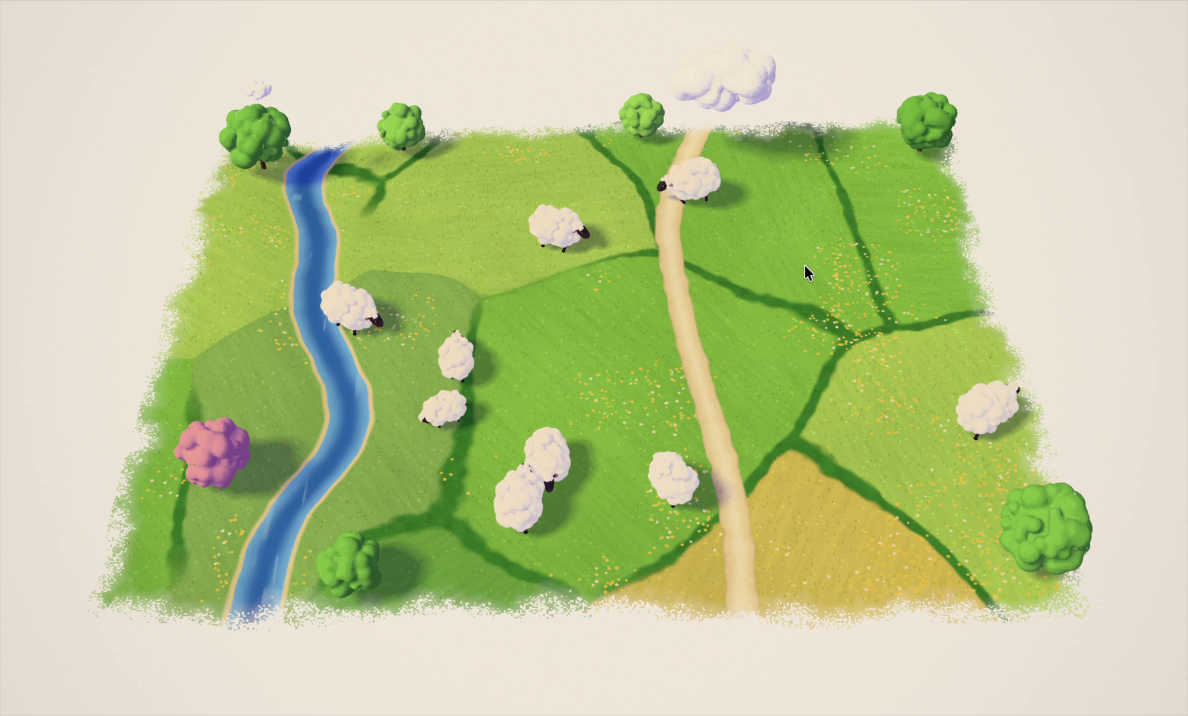
#> input picture p-9910695a3e5a66e6/shared/full0.png, 2376 x 1432 px, found by its file name (shown at 1/2 size); the run also reads 1 picture not shown here
$ python grass_bde.py
#> lines starting #> are read from the running program, lines starting #| are printed output that depends on the picture; after the words box and inside, x2 and y2 are one past the last pixel; in counts of white or black regions, pixels touching at a corner belong together
# grass-region colour check vs FINAL17: blur (σ6 like sheep/compare.py bdE), mask grass by hue/sat in each image, compare mean Lab (CIEDE2000)
# usage: python3 grass_bde.py [ref.png] ours.png   (ref defaults to FINAL17 = /workspace/fold/shared/full0.png)
import sys, numpy as np, cv2
from skimage.color import rgb2lab, deltaE_ciede2000
def grass(path, H=868):
#> called with path = '/workspace/fold/shared/full0.png', H = 868
    im = cv2.imread(path); im = cv2.resize(im, (int(im.shape[1] * H / im.shape[0]), H)); b = cv2.GaussianBlur(im, (0, 0), 6.0)
#> in grass, im is the input picture: shape (1432, 2376, 3); mean B, G, R 151, 201.6, 189.9
#> after `b = cv2.GaussianBlur(im, (0, 0), 6.0)`:
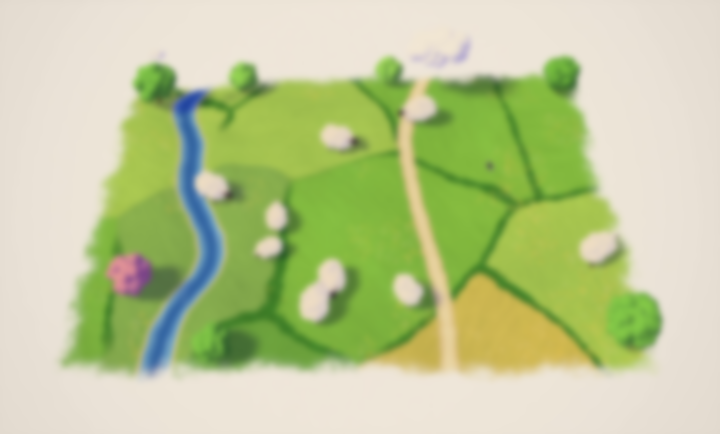
#> b: shape (868, 1440, 3) (shown at 1/2 size); mean B, G, R 151, 201.5, 189.9
    hsv = cv2.cvtColor(b, cv2.COLOR_BGR2HSV); h, s, v = hsv[..., 0], hsv[..., 1], hsv[..., 2]
#> after `hsv = cv2.cvtColor(b, cv2.COLOR_BGR2HSV)`: hsv: shape (868, 1440, 3); mean H, S, V 30.8, 79.9, 207.7
#> after `h, s, v = (hsv[..., 0], hsv[..., 1], hsv[..., 2])`:
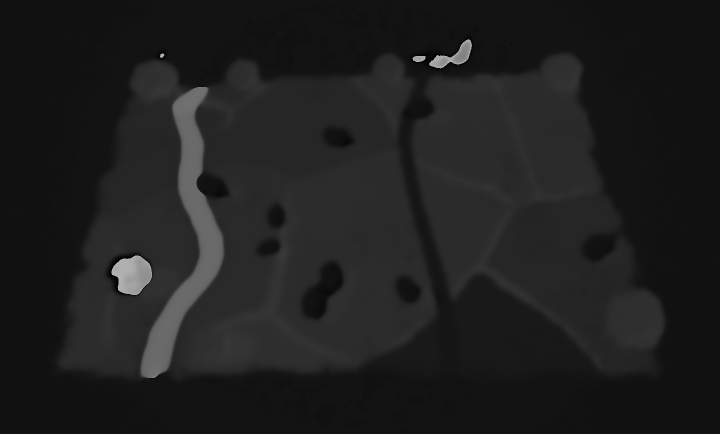
#> h: shape (868, 1440) (shown at 1/2 size); min 0, max 179, mean 30.8
#> after `h, s, v = (hsv[..., 0], hsv[..., 1], hsv[..., 2])`:
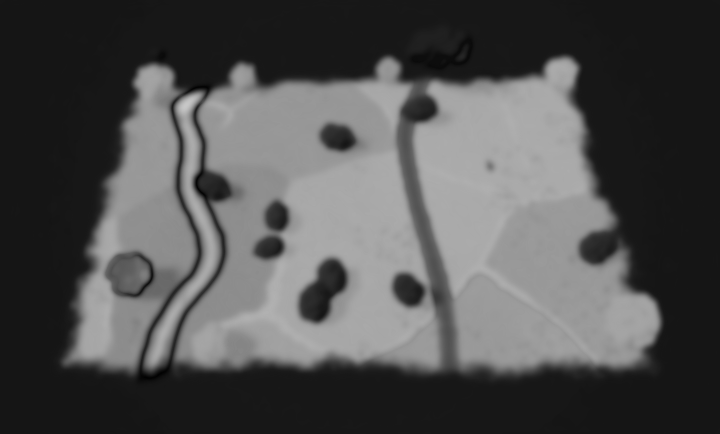
#> s: shape (868, 1440) (shown at 1/2 size); min 0, max 199, mean 79.9
#> after `h, s, v = (hsv[..., 0], hsv[..., 1], hsv[..., 2])`:
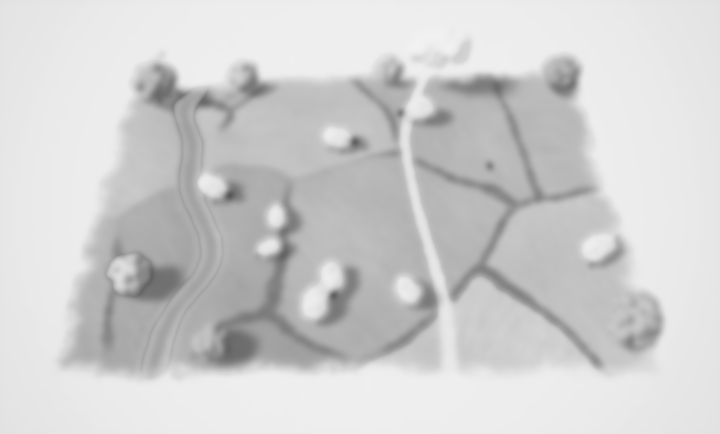
#> v: shape (868, 1440) (shown at 1/2 size); min 86, max 242, mean 207.7
    m = (h > 28) & (h < 75) & (s > 70) & (v > 60)
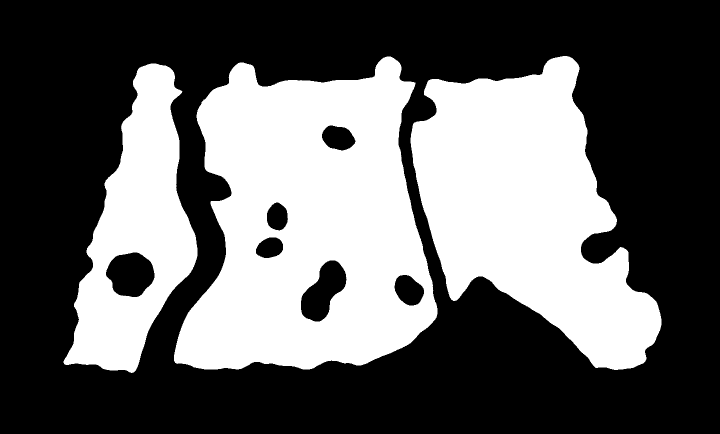
#> m: shape (868, 1440) bool (shown at 1/2 size); 38.6% white; 3 white regions, box (x1, y1, x2, y2) and area: (348, 113, 875, 739) 224835, (821, 112, 1323, 740) 176565, (127, 127, 395, 746) 81302
    lab = rgb2lab(b[..., ::-1] / 255.)[m]; return lab.mean(0), lab.std(0), m.mean()
ref = sys.argv[1] if len(sys.argv) > 2 else '/workspace/fold/shared/full0.png'; ours = sys.argv[-1]
(a, sa, fa), (b, sb, fb) = grass(ref), grass(ours)
#> (the run stopped early here; a loop or call above may not have finished)
